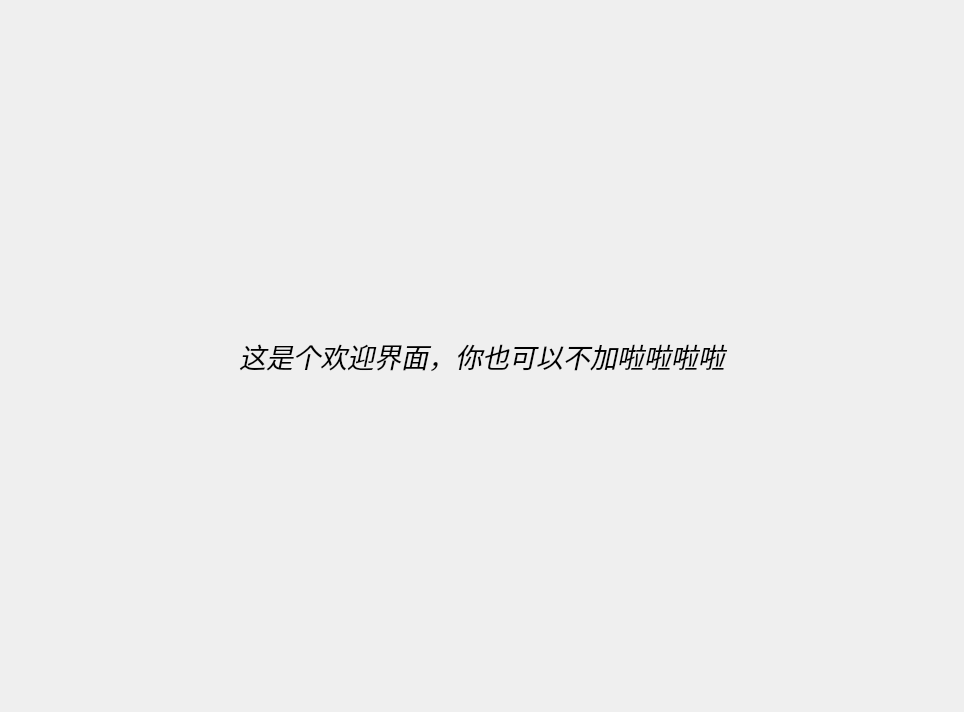
<?xml version="1.0" encoding="UTF-8"?>
<ui version="4.0">
 <class>Form</class>
 <widget class="QWidget" name="Form">
  <property name="geometry">
   <rect>
    <x>0</x>
    <y>0</y>
    <width>964</width>
    <height>712</height>
   </rect>
  </property>
  <property name="windowTitle">
   <string>Form</string>
  </property>
  <layout class="QHBoxLayout" name="horizontalLayout">
   <item>
    <widget class="QLabel" name="label">
     <property name="font">
      <font>
       <family>微软雅黑</family>
       <pointsize>20</pointsize>
       <italic>true</italic>
      </font>
     </property>
     <property name="text">
      <string>这是个欢迎界面，你也可以不加啦啦啦啦</string>
     </property>
     <property name="alignment">
      <set>Qt::AlignCenter</set>
     </property>
    </widget>
   </item>
  </layout>
 </widget>
 <resources/>
 <connections/>
</ui>
